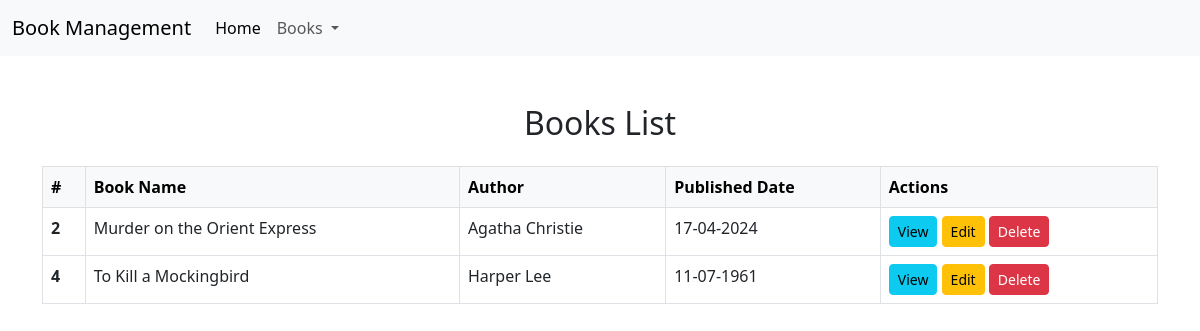
Page /viewBook/ on the earlier database version.
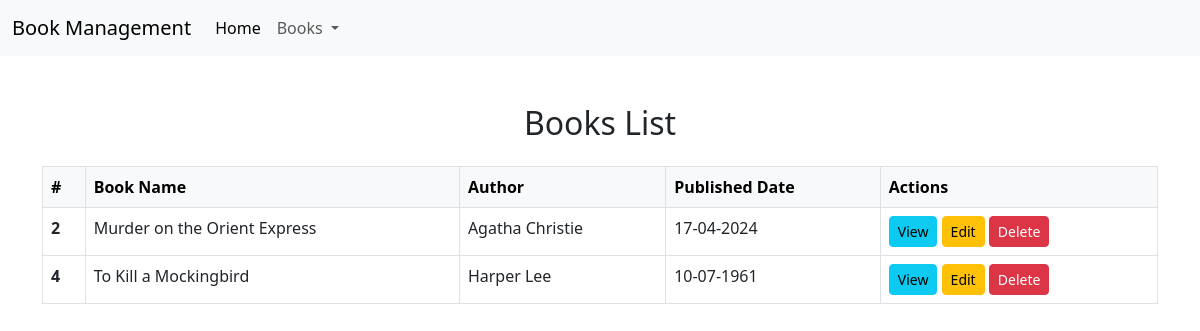
Same page on the later database version.
### myApp/models.py (models this page shows, shortened)
class Book(models.Model):
    book_name = models.CharField(max_length=100, null=True)
    book_author = models.CharField(max_length=100, null=True)
    book_image = models.ImageField(upload_to='Media/Book_Image')
    published_date = models.DateField(max_length=20, null=True)

### myProject/views.py (the view)
# urls.py: path('viewBook/', viewBook, name='viewBook'),
def viewBook(req):
    book_info = Book.objects.all()
    return render(req, 'view-book.html', {'books': book_info})

### templates/view-book.html
{% extends 'base.html' %}
{% block body %}
<div class="container mt-5">
    <h2 class="text-center m-4">Books List</h2>
    <table class="table table-bordered table-hover">
        <thead class="table-light">
            <tr>
                <th scope="col">#</th>
                <th scope="col">Book Name</th>
                <th scope="col">Author</th>
                <th scope="col">Published Date</th>
                <th scope="col">Actions</th>
            </tr>
        </thead>
        <tbody>
            {% for book in books %}
            <tr>
                <th scope="row">{{book.id}}</th>
                <td>{{book.book_name}}</td>
                <td>{{book.book_author}}</td>
                <td>{{book.published_date|date:"d-m-Y"}}</td>
                <td>
                    <a href="{% url 'singleView' book.id %}" class="btn btn-info btn-sm">View</a>
                    <a href="{% url 'editBook' book.id %}" class="btn btn-warning btn-sm">Edit</a>
                    <a href="{% url 'deleteBook' book.id %}" class="btn btn-danger btn-sm">Delete</a>
                </td>
            </tr>
            {% endfor %}
        </tbody>
    </table>
</div>
{% endblock body %}

Differences in the rows shown:
changed Book "To Kill a Mockingbird": published_date "11-07-1961" → "10-07-1961"
